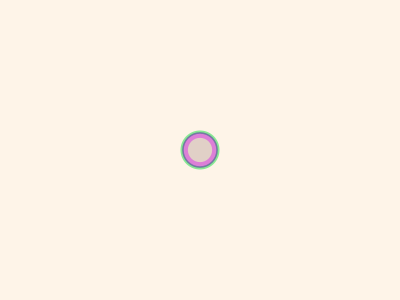
Frame 1 (no input)
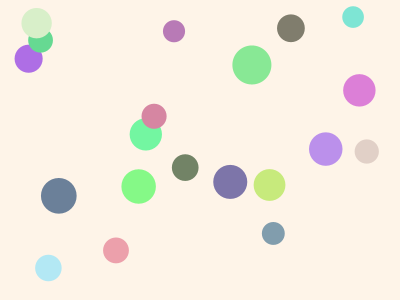
Frame 60 (the mouse pressed at the canvas centre just before this capture)
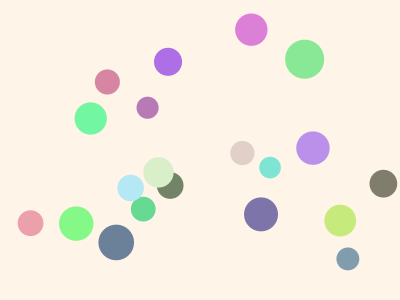
Frame 120 (the mouse held since frame 60 and released just before this capture)

The Processing sketch that drew these frames (run headless with seeded random() and noise(); from frame 60 on, the mouse is pressed at the canvas centre):

// Processing sketch: BouncingBalls
// ── BouncingBalls.pde
Ball[] balls = new Ball[20];

void setup() {
  size(400, 300);

  for (int i = 0; i < balls.length; i++) {
    PVector startPos = new PVector(width / 2, height / 2);
    PVector startVel = new PVector(random(-3, 3), random(-3, 3));
    float r = random(10, 20);
    color c = color(random(100, 255), random(100, 255), random(100, 255));

    balls[i] = new Ball(startPos, startVel, r, c);
  }
}

void draw() {
  background(254, 244, 232);

  for (Ball b : balls) {
    b.display();
    b.update();
    b.checkEdges();
  }
}
// ── Ball.pde
class Ball {
  PVector position;
  PVector velocity;
  float radius;
  color colour;

  Ball(PVector position, PVector velocity, float radius, color colour) {
    this.position = position.copy();
    this.velocity = velocity.copy();
    this.radius = radius;
    this.colour = colour;
  }

  void display() {
    noStroke();
    fill(colour);
    circle(position.x, position.y, 2 * radius);
  }

  void update() {
    position.add(velocity);
  }

  void checkEdges() {
    if (position.x - radius < 0 || position.x + radius > width) {
      velocity.x *= -1;
    }
    if (position.y - radius < 0 || position.y + radius > height) {
      velocity.y *= -1;
    }
  }
}
